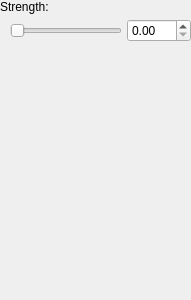
<?xml version="1.0" encoding="UTF-8"?>
<ui version="4.0">
 <class>FilterWidget</class>
 <widget class="QWidget" name="FilterWidget">
  <property name="geometry">
   <rect>
    <x>0</x>
    <y>0</y>
    <width>191</width>
    <height>300</height>
   </rect>
  </property>
  <property name="windowTitle">
   <string>Form</string>
  </property>
  <layout class="QVBoxLayout" name="verticalLayout" stretch="0,1">
   <property name="spacing">
    <number>0</number>
   </property>
   <property name="leftMargin">
    <number>0</number>
   </property>
   <property name="topMargin">
    <number>0</number>
   </property>
   <property name="rightMargin">
    <number>0</number>
   </property>
   <property name="bottomMargin">
    <number>0</number>
   </property>
   <item>
    <layout class="QVBoxLayout" name="verticalLayout_6">
     <property name="spacing">
      <number>5</number>
     </property>
     <item>
      <widget class="QLabel" name="label_2">
       <property name="text">
        <string>Strength:</string>
       </property>
      </widget>
     </item>
     <item>
      <layout class="QHBoxLayout" name="horizontalLayout_3">
       <property name="spacing">
        <number>5</number>
       </property>
       <property name="leftMargin">
        <number>10</number>
       </property>
       <item>
        <widget class="QSlider" name="mSliderStrength">
         <property name="maximum">
          <number>10000</number>
         </property>
         <property name="orientation">
          <enum>Qt::Horizontal</enum>
         </property>
        </widget>
       </item>
       <item>
        <widget class="QDoubleSpinBox" name="mSpinStrength">
         <property name="maximum">
          <double>100.000000000000000</double>
         </property>
        </widget>
       </item>
      </layout>
     </item>
    </layout>
   </item>
   <item>
    <spacer name="verticalSpacer">
     <property name="orientation">
      <enum>Qt::Vertical</enum>
     </property>
     <property name="sizeHint" stdset="0">
      <size>
       <width>0</width>
       <height>0</height>
      </size>
     </property>
    </spacer>
   </item>
  </layout>
 </widget>
 <resources/>
 <connections/>
</ui>
